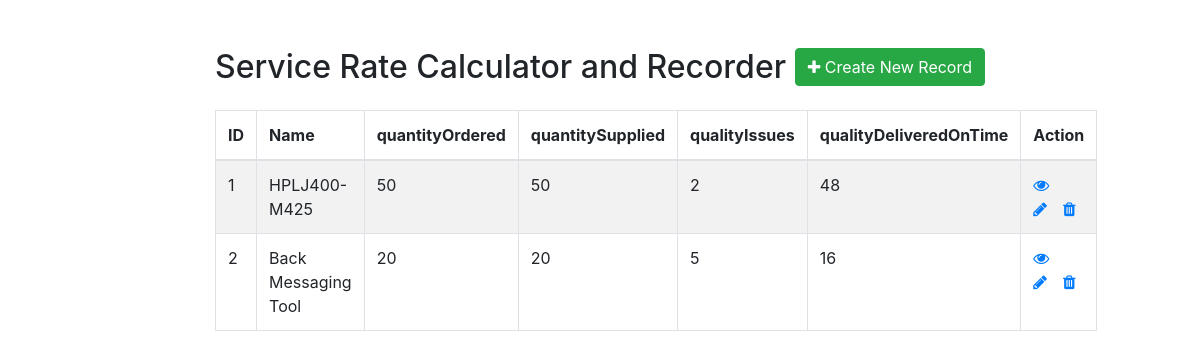
The page / on the database its author committed.
### tables this page shows
CREATE TABLE `productData` (
  `ID` int NOT NULL AUTO_INCREMENT,
  `Name` char(35) NOT NULL DEFAULT '',
  `quantityOrdered` int NOT NULL DEFAULT '0',
  `quantitySupplied` int NOT NULL DEFAULT '0',
  `qualityIssues` int NOT NULL DEFAULT '0',
  `qualityDeliveredOnTime` int NOT NULL DEFAULT '0',
  PRIMARY KEY (`ID`)
);

### index.php (the view, shortened to what this page needs)
<!DOCTYPE html>
<html lang="en">
<head>
    <link rel="stylesheet" href="https://stackpath.bootstrapcdn.com/bootstrap/4.5.2/css/bootstrap.min.css">
    <link rel="stylesheet" href="https://maxcdn.bootstrapcdn.com/font-awesome/4.7.0/css/font-awesome.min.css">
</head>
<body>
    <div class="wrapper">
        <div class="container-fluid">
            <div class="row">
                <div class="col-md-12">
                    <div class="mt-5 mb-3 clearfix">
                        <h2 class="pull-left">Service Rate Calculator and Recorder</h2>
                        <a href="create.php" class="btn btn-success pull-right"><i class="fa fa-plus"></i> Create New Record</a>
                    </div>
                    <?php
                    require_once "config.php";
                    $sql = "SELECT * FROM productData";
                    if($result = mysqli_query($link, $sql)){
                        if(mysqli_num_rows($result) > 0){
                            echo '<table class="table table-bordered table-striped">';
                                echo "<thead>";
                                    echo "<tr>";
                                        echo "<th>ID</th>";
                                        echo "<th>Name</th>";
                                        echo "<th>quantityOrdered</th>";
                                        echo "<th>quantitySupplied</th>";
                                        echo "<th>qualityIssues</th>";
                                        echo "<th>qualityDeliveredOnTime</th>";
                                        echo "<th>Action</th>";
                                    echo "</tr>";
                                echo "</thead>";
                                echo "<tbody>";
                                while($row = mysqli_fetch_array($result)){
                                    echo "<tr>";
                                        echo "<td>" . $row['ID'] . "</td>";
                                        echo "<td>" . $row['Name'] . "</td>";
                                        echo "<td>" . $row['quantityOrdered'] . "</td>";
                                        echo "<td>" . $row['quantitySupplied'] . "</td>";
                                        echo "<td>" . $row['qualityIssues'] . "</td>";
                                        echo "<td>" . $row['qualityDeliveredOnTime'] . "</td>";
                                        echo "<td>";
                                            echo '<a href="read.php?ID='. $row['ID'] .'" class="mr-3" title="View Service Rate Calculation" data-toggle="tooltip"><span class="fa fa-eye"></span></a>';
                                            echo '<a href="update.php?ID='. $row['ID'] .'" class="mr-3" title="Update Record" data-toggle="tooltip"><span class="fa fa-pencil"></span></a>';
                                            echo '<a href="delete.php?ID='. $row['ID'] .'" title="Delete Record" data-toggle="tooltip"><span class="fa fa-trash"></span></a>';
                                        echo "</td>";
                                    echo "</tr>";
                                }
                                echo "</tbody>";
                            echo "</table>";
                        } else{
                            echo '<div class="alert alert-danger"><em>No records were found.</em></div>';
                        }
                    } else{
                        echo "Oops! Something went wrong. Please try again later.";
                    }
                    ?>
                </div>
            </div>
        </div>
    </div>
</body>
</html>

### index.php (style rules this page uses)
.wrapper { width: 800px; margin: 0 auto; }
table tr td:last-child { width: 150px; }

### rows shown on the page
productdata: ID "1", Name "HPLJ400-M425", quantityOrdered "50", quantitySupplied "50", qualityIssues "2", qualityDeliveredOnTime "48"
productdata: ID "2", Name "Back Messaging Tool", quantityOrdered "20", quantitySupplied "20", qualityIssues "5", qualityDeliveredOnTime "16"
